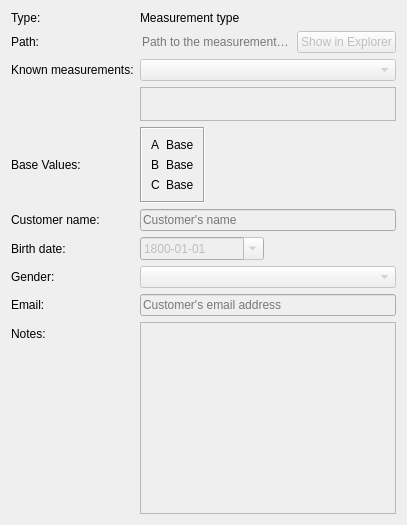
      <widget class="QWidget" name="tabInformation">
       <attribute name="icon">
        <iconset theme="documentinfo">
         <normaloff>.</normaloff>.</iconset>
       </attribute>
       <attribute name="title">
        <string>Information</string>
       </attribute>
       <layout class="QFormLayout" name="formLayout_2">
        <property name="fieldGrowthPolicy">
         <enum>QFormLayout::ExpandingFieldsGrow</enum>
        </property>
        <item row="0" column="0">
         <widget class="QLabel" name="label_21">
          <property name="text">
           <string>Type:</string>
          </property>
         </widget>
        </item>
        <item row="0" column="1">
         <widget class="QLabel" name="labelMType">
          <property name="text">
           <string>Measurement type</string>
          </property>
         </widget>
        </item>
        <item row="1" column="0">
         <widget class="QLabel" name="label_9">
          <property name="text">
           <string>Path:</string>
          </property>
         </widget>
        </item>
        <item row="1" column="1">
         <layout class="QHBoxLayout" name="horizontalLayoutPath">
          <item>
           <widget class="QLineEdit" name="lineEditPathToFile">
            <property name="sizePolicy">
             <sizepolicy hsizetype="Expanding" vsizetype="Fixed">
              <horstretch>0</horstretch>
              <verstretch>0</verstretch>
             </sizepolicy>
            </property>
            <property name="autoFillBackground">
             <bool>false</bool>
            </property>
            <property name="styleSheet">
             <string notr="true">background: transparent;</string>
            </property>
            <property name="frame">
             <bool>false</bool>
            </property>
            <property name="readOnly">
             <bool>true</bool>
            </property>
            <property name="placeholderText">
             <string notr="true">Path to the measurement file</string>
            </property>
           </widget>
          </item>
          <item alignment="Qt::AlignRight">
           <widget class="QPushButton" name="pushButtonShowInExplorer">
            <property name="enabled">
             <bool>false</bool>
            </property>
            <property name="sizePolicy">
             <sizepolicy hsizetype="Minimum" vsizetype="Preferred">
              <horstretch>0</horstretch>
              <verstretch>0</verstretch>
             </sizepolicy>
            </property>
            <property name="text">
             <string>Show in Explorer</string>
            </property>
           </widget>
          </item>
         </layout>
        </item>
        <item row="2" column="0">
         <widget class="QLabel" name="labelPMSystem">
          <property name="text">
           <string>Known measurements:</string>
          </property>
         </widget>
        </item>
        <item row="2" column="1">
         <widget class="QComboBox" name="comboBoxKnownMeasurements">
          <property name="enabled">
           <bool>false</bool>
          </property>
          <property name="sizePolicy">
           <sizepolicy hsizetype="MinimumExpanding" vsizetype="Preferred">
            <horstretch>0</horstretch>
            <verstretch>0</verstretch>
           </sizepolicy>
          </property>
          <property name="minimumSize">
           <size>
            <width>0</width>
            <height>0</height>
           </size>
          </property>
         </widget>
        </item>
        <item row="3" column="1">
         <widget class="QFrame" name="frame">
          <property name="sizePolicy">
           <sizepolicy hsizetype="Expanding" vsizetype="Preferred">
            <horstretch>0</horstretch>
            <verstretch>0</verstretch>
           </sizepolicy>
          </property>
          <property name="frameShape">
           <enum>QFrame::StyledPanel</enum>
          </property>
          <property name="frameShadow">
           <enum>QFrame::Raised</enum>
          </property>
          <layout class="QVBoxLayout" name="verticalLayout">
           <item>
            <widget class="QLabel" name="labelKnownMeasurementsDescription">
             <property name="text">
              <string/>
             </property>
            </widget>
           </item>
          </layout>
         </widget>
        </item>
        <item row="4" column="0">
         <widget class="QLabel" name="labelBaseValues">
          <property name="sizePolicy">
           <sizepolicy hsizetype="Preferred" vsizetype="Expanding">
            <horstretch>0</horstretch>
            <verstretch>0</verstretch>
           </sizepolicy>
          </property>
          <property name="text">
           <string>Base Values:</string>
          </property>
          <property name="alignment">
           <set>Qt::AlignLeading|Qt::AlignLeft|Qt::AlignVCenter</set>
          </property>
         </widget>
        </item>
        <item row="4" column="1">
         <widget class="QFrame" name="frameBaseValue">
          <property name="frameShape">
           <enum>QFrame::Box</enum>
          </property>
          <property name="frameShadow">
           <enum>QFrame::Sunken</enum>
          </property>
          <property name="lineWidth">
           <number>1</number>
          </property>
          <layout class="QFormLayout" name="formLayout_4">
           <item row="0" column="0">
            <widget class="QLabel" name="labelDimensionA">
             <property name="text">
              <string notr="true">A</string>
             </property>
            </widget>
           </item>
           <item row="0" column="1">
            <widget class="QLabel" name="labelDimensionABase">
             <property name="text">
              <string notr="true">Base</string>
             </property>
            </widget>
           </item>
           <item row="1" column="0">
            <widget class="QLabel" name="labelDimensionB">
             <property name="text">
              <string notr="true">B</string>
             </property>
            </widget>
           </item>
           <item row="1" column="1">
            <widget class="QLabel" name="labelDimensionBBase">
             <property name="text">
              <string notr="true">Base</string>
             </property>
            </widget>
           </item>
           <item row="2" column="0">
            <widget class="QLabel" name="labelDimensionC">
             <property name="text">
              <string notr="true">C</string>
             </property>
            </widget>
           </item>
           <item row="2" column="1">
            <widget class="QLabel" name="labelDimensionCBase">
             <property name="text">
              <string notr="true">Base</string>
             </property>
            </widget>
           </item>
          </layout>
         </widget>
        </item>
        <item row="5" column="0">
         <widget class="QLabel" name="labelCustomerName">
          <property name="text">
           <string>Customer name:</string>
          </property>
         </widget>
        </item>
        <item row="5" column="1">
         <widget class="QLineEdit" name="lineEditCustomerName">
          <property name="enabled">
           <bool>false</bool>
          </property>
          <property name="sizePolicy">
           <sizepolicy hsizetype="Expanding" vsizetype="Preferred">
            <horstretch>0</horstretch>
            <verstretch>0</verstretch>
           </sizepolicy>
          </property>
          <property name="placeholderText">
           <string>Customer's name</string>
          </property>
         </widget>
        </item>
        <item row="6" column="0">
         <widget class="QLabel" name="labelBirthDate">
          <property name="text">
           <string>Birth date:</string>
          </property>
         </widget>
        </item>
        <item row="6" column="1">
         <widget class="QDateEdit" name="dateEditBirthDate">
          <property name="enabled">
           <bool>false</bool>
          </property>
          <property name="sizePolicy">
           <sizepolicy hsizetype="Preferred" vsizetype="Preferred">
            <horstretch>0</horstretch>
            <verstretch>0</verstretch>
           </sizepolicy>
          </property>
          <property name="minimumSize">
           <size>
            <width>124</width>
            <height>0</height>
           </size>
          </property>
          <property name="displayFormat">
           <string notr="true">yyyy-MM-dd</string>
          </property>
          <property name="calendarPopup">
           <bool>true</bool>
          </property>
          <property name="currentSectionIndex">
           <number>0</number>
          </property>
          <property name="date">
           <date>
            <year>1800</year>
            <month>1</month>
            <day>1</day>
           </date>
          </property>
         </widget>
        </item>
        <item row="7" column="0">
         <widget class="QLabel" name="labelGender">
          <property name="text">
           <string>Gender:</string>
          </property>
         </widget>
        </item>
        <item row="7" column="1">
         <widget class="QComboBox" name="comboBoxGender">
          <property name="enabled">
           <bool>false</bool>
          </property>
          <property name="sizePolicy">
           <sizepolicy hsizetype="MinimumExpanding" vsizetype="Preferred">
            <horstretch>0</horstretch>
            <verstretch>0</verstretch>
           </sizepolicy>
          </property>
         </widget>
        </item>
        <item row="8" column="0">
         <widget class="QLabel" name="labelEmail">
          <property name="text">
           <string>Email:</string>
          </property>
         </widget>
        </item>
        <item row="8" column="1">
         <widget class="QLineEdit" name="lineEditEmail">
          <property name="enabled">
           <bool>false</bool>
          </property>
          <property name="sizePolicy">
           <sizepolicy hsizetype="Expanding" vsizetype="Preferred">
            <horstretch>0</horstretch>
            <verstretch>0</verstretch>
           </sizepolicy>
          </property>
          <property name="placeholderText">
           <string>Customer's email address</string>
          </property>
         </widget>
        </item>
        <item row="9" column="0">
         <widget class="QLabel" name="labelNotes">
          <property name="text">
           <string>Notes:</string>
          </property>
         </widget>
        </item>
        <item row="9" column="1">
         <widget class="VPlainTextEdit" name="plainTextEditNotes">
          <property name="enabled">
           <bool>false</bool>
          </property>
          <property name="sizePolicy">
           <sizepolicy hsizetype="Expanding" vsizetype="Expanding">
            <horstretch>0</horstretch>
            <verstretch>1</verstretch>
           </sizepolicy>
          </property>
         </widget>
        </item>
       </layout>
      </widget>
